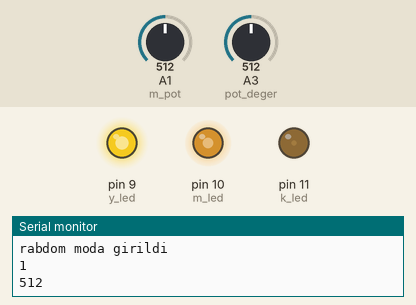
Simulated run of this sketch. Board: Arduino Uno, built with avr-gcc and run on an emulated ATmega328P. Parts: output pins drawn as LEDs (lit = HIGH), the last lines printed to the serial monitor. The test bench sets the inputs (shaded band); at power-on: A3 (pot_deger) = 512, A1 (m_pot) = 512. Random numbers use the default seed unless the sketch sets one.

Above: at 2.3 s.
2.4 s: A3 (pot_deger) set to 673
At 3.6 s:
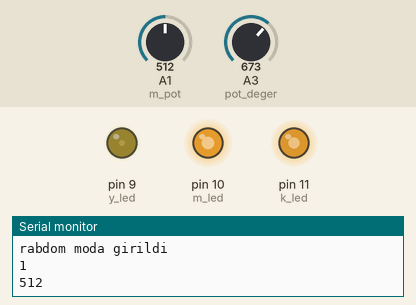
7.5 s: A3 (pot_deger) set to 697
At 7.73 s:
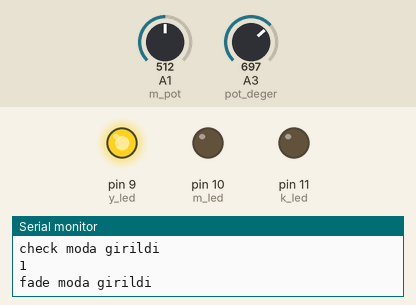
Timing chart, 0 to 28.4 s (numbered marks = the images above; inputs shaded):
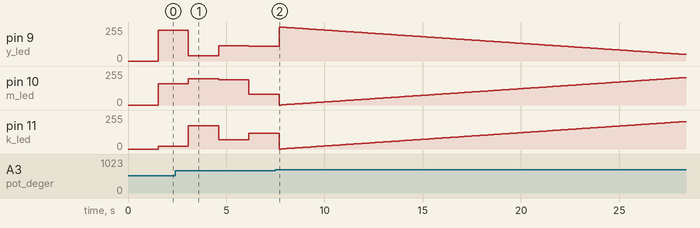

The sketch:

ledStrip_proje.ino
```cpp
#define y_led 9
#define m_led 10
#define k_led 11

#define y_pot A0
#define m_pot A1
#define k_pot A2
#define pot_deger A3

int y_pot_deger;
int m_pot_deger;
int k_pot_deger;
int md_deger=0;


void setup() {
Serial.begin(9600);

pinMode(y_led,OUTPUT);
pinMode(m_led,OUTPUT);
pinMode(k_led,OUTPUT);


}

void loop() {
  Serial.println(md_deger);
  check_mod();
  if(md_deger==0)
  manuel_mod();
  if(md_deger==1)
  random_mod();
  if (md_deger==2)
  fade_mod();


}


void manuel_mod(){
  Serial.println("manuel moda girildi");
  Serial.println(md_deger);
  y_pot_deger= analogRead(y_pot);
  k_pot_deger= analogRead(k_pot);
  m_pot_deger= analogRead(m_pot);
  k_pot_deger= map (k_pot_deger, 0, 1023,0 , 255);
  m_pot_deger= map (m_pot_deger, 0, 1023,0 , 255);
  y_pot_deger= map (y_pot_deger, 0, 1023,0 , 255);

  analogWrite(y_led, y_pot_deger);
  analogWrite(k_led, k_pot_deger);
  analogWrite(m_led, m_pot_deger);
  check_mod();
}


void random_mod() {
  Serial.println("rabdom moda girildi");
  Serial.println(md_deger);

  int time_pot;
  time_pot = analogRead(y_led);
  Serial.println(time_pot);
  int a = random(0,255);
  delay(time_pot);
  int b = random (0,255);
  delay(time_pot);
  int c = random (0,255);
  delay(time_pot);
  analogWrite(y_led,a);
  analogWrite(k_led,b);
  analogWrite(m_led,c);
  check_mod();
}

void fade_mod() {
  Serial.println("fade moda girildi");
  Serial.println(md_deger);

  for (int i=0;i<=255;i++)
  {Serial.print("i");
  Serial.println(i);
  analogWrite(y_led,255-i);
  analogWrite(k_led,i);
  analogWrite(m_led,i);
  delay(100);

  if(i==254){
  i=0;}


   }
  }

void check_mod(){
  Serial.println("check moda girildi");
  Serial.println(md_deger);
  md_deger= analogRead(pot_deger);
  md_deger= map (md_deger,0,1023,0,3);
  if(md_deger==0)
  manuel_mod();
  if(md_deger==1)
  random_mod();
  if (md_deger==2)
  fade_mod();


}
```

Measured:
- the behaviour switches between 681 and 682 on A3 (pot_deger) (found by bisection; images 1 and 2)
